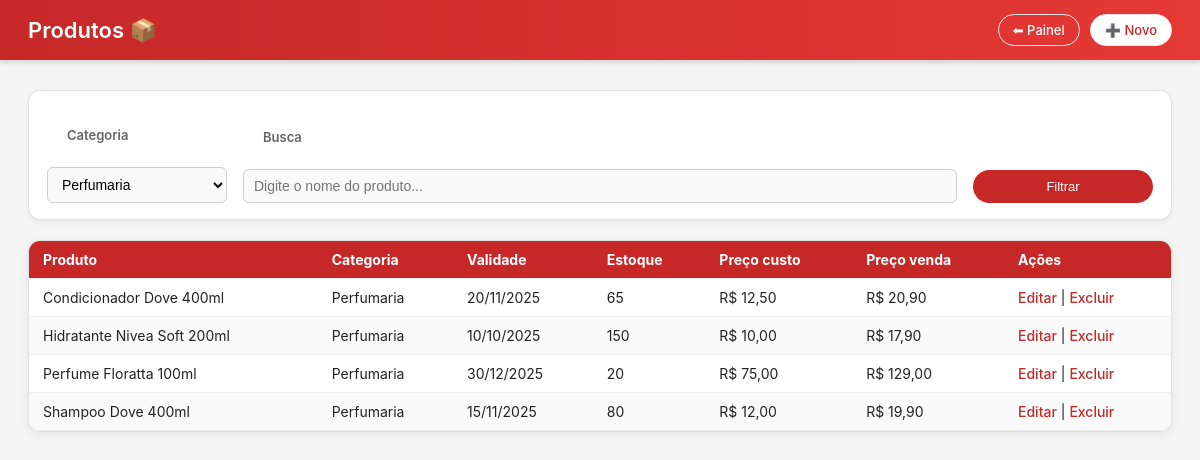
Page /produtos_listar.php?categoria=1 (signed in) on the committed database.
### tables this page shows
CREATE TABLE produto (
  id INT AUTO_INCREMENT PRIMARY KEY,
  nome VARCHAR(200) NOT NULL,
  id_categoria INT NOT NULL,
  data_validade DATE,
  estoque_atual INT DEFAULT 0,
  preco_custo DECIMAL(10,2) DEFAULT 0.00,
  preco_venda DECIMAL(10,2) DEFAULT 0.00,
  margem_min DECIMAL(5,2) DEFAULT 0.15,
  imposto DECIMAL(5,2) DEFAULT 0.18,
  codigo_barras VARCHAR(50) NULL,
  CONSTRAINT fk_prod_cat3 FOREIGN KEY (id_categoria) REFERENCES categoria(id)
);

CREATE TABLE categoria (
  id INT AUTO_INCREMENT PRIMARY KEY,
  nome VARCHAR(100) NOT NULL
);

### produtos_listar.php (the view, shortened to what this page needs)
<?php
include 'conexao.php';
$categoriaId = (int)($_GET['categoria'] ?? 0);
$termoBusca = trim($_GET['busca'] ?? '');
$listaCategorias = [];
if ($resultadoCategorias = $conn->query("SELECT id, nome FROM categoria ORDER BY nome")) {
    $listaCategorias = $resultadoCategorias->fetch_all(MYSQLI_ASSOC);
}
$sql = "
    SELECT p.*, c.nome AS categoria_nome
    FROM produto p
    JOIN categoria c ON c.id = p.id_categoria
    WHERE 1=1
";
if ($categoriaId > 0) {
    $sql .= " AND p.id_categoria = $categoriaId";
}
$sql .= " ORDER BY c.nome, p.nome";
$resultadoProdutos = $conn->query($sql);
?>
<!DOCTYPE html>
<html lang="pt-br">
<head>
    <link rel="stylesheet" href="style.css">
</head>
<body>
<header class="topo">
    <div class="topo-left">
        <h1>Produtos 📦</h1>
    </div>
    <div class="topo-right">
        <a href="index.php" class="btn">⬅ Painel</a>
        <a href="produto_novo.php" class="btn primary">➕ Novo</a>
    </div>
</header>
<main class="container">
    <form method="GET" class="toolbar toolbar-wrap">
        <div class="toolbar-item">
            <label class="muted">Categoria</label>
            <select name="categoria" class="input">
                <?php foreach ($listaCategorias as $cat): ?>
                    <option
                        value="<?php echo $cat['id'] ?>"
                        <?php echo $categoriaId == $cat['id'] ? 'selected' : '' ?>>
                        <?php echo htmlspecialchars($cat['nome']) ?>
                    </option>
                <?php endforeach; ?>
            </select>
        </div>
        <div class="toolbar-item flex-grow">
            <label class="muted">Busca</label>
            <input
                name="busca"
                class="input"
                placeholder="Digite o nome do produto..."
                value="<?php echo htmlspecialchars($termoBusca) ?>"
            >
        </div>
        <div class="toolbar-item">
            <button class="btn primary">Filtrar</button>
        </div>
    </form>
    <div class="tabela-wrapper">
        <table>
            <thead>
                <tr>
                    <th>Produto</th>
                    <th>Categoria</th>
                    <th>Validade</th>
                    <th>Estoque</th>
                    <th>Preço custo</th>
                    <th>Preço venda</th>
                    <th>Ações</th>
                </tr>
            </thead>
            <tbody>
                <?php if ($resultadoProdutos && $resultadoProdutos->num_rows > 0): ?>
                    <?php while ($produto = $resultadoProdutos->fetch_assoc()):
                        $dataValidade = $produto['data_validade']
                            ? date('d/m/Y', strtotime($produto['data_validade']))
                            : '-';
                        $precoCusto = 'R$ ' . number_format((float)$produto['preco_custo'], 2, ',', '.');
                        $precoVenda = 'R$ ' . number_format((float)$produto['preco_venda'], 2, ',', '.');
                    ?>
                        <tr>
                            <td><?php echo htmlspecialchars($produto['nome']) ?></td>
                            <td><?php echo htmlspecialchars($produto['categoria_nome']) ?></td>
                            <td><?php echo $dataValidade ?></td>
                            <td><?php echo (int)$produto['estoque_atual'] ?></td>
                            <td><?php echo $precoCusto ?></td>
                            <td><?php echo $precoVenda ?></td>
                            <td>
                                <a href="produto_editar.php?id=<?php echo $produto['id'] ?>">Editar</a> |
                                <a href="produto_excluir.php?id=<?php echo $produto['id'] ?>" onclick="return confirm('Confirma excluir?');">Excluir</a>
                            </td>
                        </tr>
                    <?php endwhile; ?>
                <?php else: ?>
                    <tr>
                        <td colspan="7">Nenhum produto encontrado.</td>
                    </tr>
                <?php endif; ?>
            </tbody>
        </table>
    </div>
</main>
</body>
</html>

### style.css (style rules this page uses)
* { margin: 0; padding: 0; box-sizing: border-box; }
body { font-family: 'Inter', system-ui, -apple-system, BlinkMacSystemFont, "Segoe UI", sans-serif; background: #f5f5f5; color: #222; }
a { text-decoration: none; color: inherit; }
.topo { background: linear-gradient(90deg, #c62828, #e53935); color: #ffffff; padding: 14px 28px; display: flex; align-items: center; justify-content: space-between; box-shadow: 0 2px 6px rgba(0,0,0,0.18); }
.topo-left h1 { font-size: 22px; font-weight: 600; }
.topo-right { display: flex; gap: 10px; align-items: center; font-size: 13px; }
.muted { opacity: 0.9; }
.btn { padding: 7px 14px; border-radius: 999px; border: 1px solid #ffe5e5; background: transparent; color: #fff; font-size: 13px; font-weight: 500; cursor: pointer; transition: 0.2s ease; }
.btn.primary { background: #ffffff; color: #c62828; }
.container { max-width: 1200px; margin: 30px auto 40px; padding: 0 28px; }
.toolbar { display: flex; flex-wrap: wrap; gap: 16px; align-items: flex-end; background: #ffffff; border-radius: 12px; padding: 16px 18px; border: 1px solid #e0e0e0; box-shadow: 0 2px 6px rgba(0,0,0,0.06); margin-bottom: 20px; }
.toolbar-item { display: flex; flex-direction: column; min-width: 180px; }
.flex-grow { flex: 1; }
.toolbar label { font-size: 13px; font-weight: 600; margin-bottom: 4px; color: #555; }
.toolbar .input, .toolbar select { padding: 8px 10px; border-radius: 6px; border: 1px solid #cfcfcf; background: #fafafa; font-size: 14px; }
.toolbar .btn.primary { background: #c62828; color: #ffffff; border: none; padding: 9px 18px; border-radius: 999px; }
.tabela-wrapper { background: #ffffff; border-radius: 12px; border: 1px solid #e0e0e0; overflow: hidden; box-shadow: 0 2px 8px rgba(0,0,0,0.08); }
table { width: 100%; border-collapse: collapse; font-size: 14px; }
thead { background: #c62828; color: #ffffff; }
th, td { padding: 10px 14px; border-bottom: 1px solid #eeeeee; text-align: left; }
tbody tr:nth-child(even) { background: #fafafa; }
td a { color: #c62828; font-weight: 500; }
.topo-direita, .muted { padding: 20px }
.cards, { padding: 20px }

### rows in the picture
produto: nome "Condicionador Dove 400ml", id_categoria.nome "Perfumaria", data_validade "20/11/2025", estoque_atual "65", preco_custo "R$ 12,50", preco_venda "R$ 20,90"
produto: nome "Hidratante Nivea Soft 200ml", id_categoria.nome "Perfumaria", data_validade "10/10/2025", estoque_atual "150", preco_custo "R$ 10,00", preco_venda "R$ 17,90"
produto: nome "Perfume Floratta 100ml", id_categoria.nome "Perfumaria", data_validade "30/12/2025", estoque_atual "20", preco_custo "R$ 75,00", preco_venda "R$ 129,00"
produto: nome "Shampoo Dove 400ml", id_categoria.nome "Perfumaria", data_validade "15/11/2025", estoque_atual "80", preco_custo "R$ 12,00", preco_venda "R$ 19,90"

### other values in the picture
form field categoria "Perfumaria"
